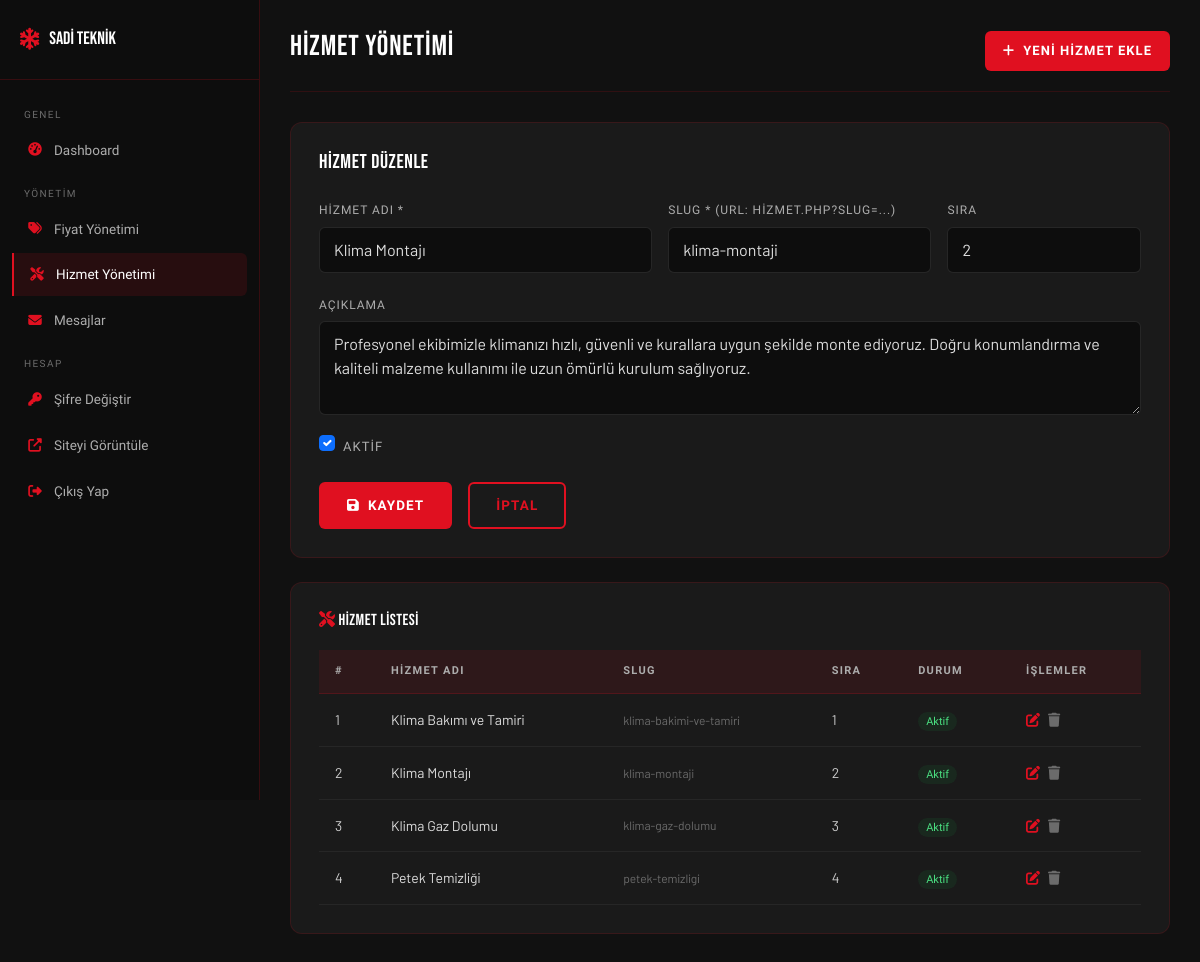
Screenshot of /admin/hizmetler.php?action=duzenle&id=2 (signed in) with the database file from the repository.
### tables this page shows
CREATE TABLE IF NOT EXISTS hizmetler (
    id INT AUTO_INCREMENT PRIMARY KEY,
    hizmet_adi VARCHAR(150) NOT NULL,
    aciklama TEXT,
    slug VARCHAR(100) NOT NULL UNIQUE,
    aktif TINYINT(1) DEFAULT 1,
    sira INT DEFAULT 0,
    created_at TIMESTAMP DEFAULT CURRENT_TIMESTAMP
);

### includes/config.php (called while the page is built, shortened)
<?php
function db(): PDO {
    static $pdo = null;
    if ($pdo === null) {
        $dsn = "mysql:host=" . DB_HOST . ";dbname=" . DB_NAME . ";charset=" . DB_CHARSET;
        $options = [
            PDO::ATTR_ERRMODE            => PDO::ERRMODE_EXCEPTION,
            PDO::ATTR_DEFAULT_FETCH_MODE => PDO::FETCH_ASSOC,
            PDO::ATTR_EMULATE_PREPARES   => false,
        ];
        try {
            $pdo = new PDO($dsn, DB_USER, DB_PASS, $options);
        } catch (PDOException $e) {
            die('<div style="font-family:sans-serif;padding:30px;background:#1a0000;color:#ff4444;border:1px solid #ff0000;margin:20px;border-radius:8px;">
                <h3>⚠️ Veritabanı Bağlantı Hatası</h3>
                <p>Lütfen XAMPP\'ın çalıştığından ve veritabanının kurulu olduğundan emin olun.</p>
                <code>' . htmlspecialchars($e->getMessage()) . '</code>
            </div>');
        }
    }
    return $pdo;
}

### admin/hizmetler.php (the view, shortened to what this page needs)
<?php
require_once '../includes/config.php';
$action  = $_GET['action']  ?? 'liste';
$edit_id = isset($_GET['id']) ? (int)$_GET['id'] : 0;
$hizmetler   = db()->query("SELECT * FROM hizmetler ORDER BY sira,id")->fetchAll();
$duzenlenen  = null;
if ($edit_id) {
    $s = db()->prepare("SELECT * FROM hizmetler WHERE id=?");
    $s->execute([$edit_id]);
    $duzenlenen = $s->fetch();
}
include 'sidebar.php';
?>
<div class="admin-main">
    <div class="admin-topbar">
        <h1>Hizmet Yönetimi</h1>
        <a href="?action=ekle" class="btn-red" style="font-size:13px;padding:9px 18px;">
            <i class="fas fa-plus"></i> Yeni Hizmet Ekle
        </a>
    </div>
    <?php if ($action === 'ekle' || $action === 'duzenle'): ?>
    <div class="admin-form-card mb-4">
        <h5 style="color:#fff;margin-bottom:20px;">
            <?= $action==='ekle' ? 'Yeni Hizmet Ekle' : 'Hizmet Düzenle' ?>
        </h5>
        <form method="POST">
            <div class="row g-3">
                <div class="col-md-5">
                    <label>Hizmet Adı *</label>
                    <input type="text" class="form-control" name="hizmet_adi" required
                           value="<?= htmlspecialchars($duzenlenen['hizmet_adi'] ?? '') ?>">
                </div>
                <div class="col-md-4">
                    <label>Slug * (URL: hizmet.php?slug=...)</label>
                    <input type="text" class="form-control" name="slug" required
                           placeholder="ornek-hizmet-adi"
                           value="<?= htmlspecialchars($duzenlenen['slug'] ?? '') ?>">
                </div>
                <div class="col-md-3">
                    <label>Sıra</label>
                    <input type="number" class="form-control" name="sira" min="0"
                           value="<?= $duzenlenen['sira'] ?? 0 ?>">
                </div>
                <div class="col-12">
                    <label>Açıklama</label>
                    <textarea class="form-control" name="aciklama" rows="3"><?= htmlspecialchars($duzenlenen['aciklama'] ?? '') ?></textarea>
                </div>
                <div class="col-12">
                    <div class="form-check">
                        <input class="form-check-input" type="checkbox" name="aktif" id="aktif"
                               <?= (!isset($duzenlenen) || $duzenlenen['aktif']) ? 'checked' : '' ?>>
                        <label class="form-check-label" for="aktif" style="color:var(--gri-acik);font-family:var(--font-kalin);font-size:13px;">Aktif</label>
                    </div>
                </div>
                <div class="col-12 d-flex gap-3">
                    <button type="submit" class="btn-red"><i class="fas fa-save"></i> Kaydet</button>
                    <a href="hizmetler.php" class="btn-outline-red">İptal</a>
                </div>
            </div>
        </form>
    </div>
    <?php endif; ?>
    <div class="admin-form-card">
        <h5 style="color:#fff;margin-bottom:20px;font-size:1rem;">
            <i class="fas fa-tools" style="color:var(--kirmizi);"></i> Hizmet Listesi
        </h5>
        <div style="overflow-x:auto;">
            <table class="admin-table">
                <thead>
                    <tr><th>#</th><th>Hizmet Adı</th><th>Slug</th><th>Sıra</th><th>Durum</th><th>İşlemler</th></tr>
                </thead>
                <tbody>
                    <?php foreach ($hizmetler as $i => $h): ?>
                    <tr>
                        <td><?= $i+1 ?></td>
                        <td style="color:#ddd;"><?= htmlspecialchars($h['hizmet_adi']) ?></td>
                        <td style="font-size:12px;color:var(--gri);"><?= htmlspecialchars($h['slug']) ?></td>
                        <td><?= $h['sira'] ?></td>
                        <td>
                            <?php if ($h['aktif']): ?>
                            <span style="background:rgba(22,163,74,0.1);color:#4ade80;font-size:11px;padding:3px 8px;border-radius:10px;font-family:var(--font-kalin);">Aktif</span>
                            <?php else: ?>
                            <span style="background:rgba(255,255,255,0.05);color:var(--gri);font-size:11px;padding:3px 8px;border-radius:10px;font-family:var(--font-kalin);">Pasif</span>
                            <?php endif; ?>
                        </td>
                        <td>
                            <div style="display:flex;gap:8px;">
                                <a href="?action=duzenle&id=<?= $h['id'] ?>" style="color:var(--kirmizi);font-size:14px;"><i class="fas fa-edit"></i></a>
                                <a href="?action=sil&id=<?= $h['id'] ?>" class="btn-delete-confirm" style="color:var(--gri);font-size:14px;"><i class="fas fa-trash"></i></a>
                            </div>
                        </td>
                    </tr>
                    <?php endforeach; ?>
                </tbody>
            </table>
        </div>
    </div>
</div>
</body>
</html>

### assets/css/style.css (style rules this page uses)
:root { --kirmizi: #E01020; --kirmizi-koyu: #B00D19; --kirmizi-acik: #FF2535; --siyah: #0D0D0D; --siyah-2: #1A1A1A; --siyah-3: #2A2A2A; --gri-koyu: #3D3D3D; --gri: #6B6B6B; --gri-acik: #ADADAD; --beyaz: #FFFFFF; --krem: #F5F5F0; --border: rgba(224,16,32,0.25); --font-baslik: 'Bebas Neue', sans-serif; --font-kalin: 'Barlow Condensed', sans-serif; --font-metin: 'Barlow', sans-serif; --navbar-h: 68px; --topbar-h: 38px; --radius: 6px; --radius-lg: 12px; --shadow: 0 4px 24px rgba(0,0,0,0.18); --shadow-red: 0 4px 20px rgba(224,16,32,0.30); --transition: 0.28s cubic-bezier(0.4,0,0.2,1); }
*, *::before, *::after { box-sizing: border-box; margin: 0; padding: 0; }
html { scroll-behavior: smooth; }
body { font-family: var(--font-metin); font-size: 16px; line-height: 1.7; color: var(--siyah-2); background: var(--beyaz); overflow-x: hidden; padding-top: calc(var(--topbar-h) + var(--navbar-h)); }
h1,h2,h3,h4,h5,h6 { font-family: var(--font-baslik); letter-spacing: 0.03em; line-height: 1.15; }
a { text-decoration: none; color: inherit; transition: color var(--transition); }
.btn-red { background: var(--kirmizi); color: var(--beyaz); font-family: var(--font-kalin); font-size: 13.5px; font-weight: 700; letter-spacing: 0.08em; text-transform: uppercase; padding: 12px 28px; border: none; border-radius: var(--radius); cursor: pointer; transition: all var(--transition); display: inline-flex; align-items: center; gap: 8px; }
.btn-outline-red { background: transparent; color: var(--kirmizi); border: 2px solid var(--kirmizi); font-family: var(--font-kalin); font-size: 13.5px; font-weight: 700; letter-spacing: 0.08em; text-transform: uppercase; padding: 10px 26px; border-radius: var(--radius); cursor: pointer; transition: all var(--transition); display: inline-flex; align-items: center; gap: 8px; }
.admin-body { padding-top: 0 !important; background: #111; min-height: 100vh; }
.admin-main { margin-left: 260px; padding: 30px; min-height: 100vh; }
.admin-topbar { display: flex; justify-content: space-between; align-items: center; margin-bottom: 30px; padding-bottom: 20px; border-bottom: 1px solid rgba(224,16,32,0.15); }
.admin-topbar h1 { font-size: 1.8rem; color: #fff; }
.admin-table { width: 100%; border-collapse: collapse; }
.admin-table thead th { background: rgba(224,16,32,0.1); color: var(--gri-acik); font-family: var(--font-kalin); font-size: 11px; letter-spacing: 0.12em; text-transform: uppercase; padding: 12px 16px; text-align: left; border-bottom: 1px solid rgba(224,16,32,0.2); }
.admin-table tbody td { padding: 14px 16px; border-bottom: 1px solid rgba(255,255,255,0.05); color: #ccc; font-size: 14px; vertical-align: middle; }
.admin-form-card { background: #1a1a1a; border: 1px solid rgba(224,16,32,0.15); border-radius: var(--radius-lg); padding: 28px; }
.admin-form-card .form-control, .admin-form-card .form-select { background: #0d0d0d; border: 1px solid rgba(255,255,255,0.1); color: #ddd; border-radius: var(--radius); padding: 10px 14px; }
.admin-form-card label { color: var(--gri-acik); font-family: var(--font-kalin); font-size: 12px; letter-spacing: 0.08em; text-transform: uppercase; margin-bottom: 6px; }

### admin/sidebar.php (style rules this page uses)
body { padding-top: 0 !important; }

### rows the page displays
hizmetler: hizmet_adi "Klima Montajı", slug "klima-montaji", sira "2", aciklama "Profesyonel ekibimizle klimanızı hızlı, güvenli ve kurallara uygun şekilde monte ediyoruz. Doğru konumlandırma ve kaliteli malzeme kullanımı ile uzun ömürlü kurulum sağlıyoruz.", aktif "☑", shows "Aktif"
hizmetler: hizmet_adi "Klima Bakımı ve Tamiri", slug "klima-bakimi-ve-tamiri", sira "1", aktif "Aktif"
hizmetler: hizmet_adi "Klima Gaz Dolumu", slug "klima-gaz-dolumu", sira "3", aktif "Aktif"
hizmetler: hizmet_adi "Petek Temizliği", slug "petek-temizligi", sira "4", aktif "Aktif"
